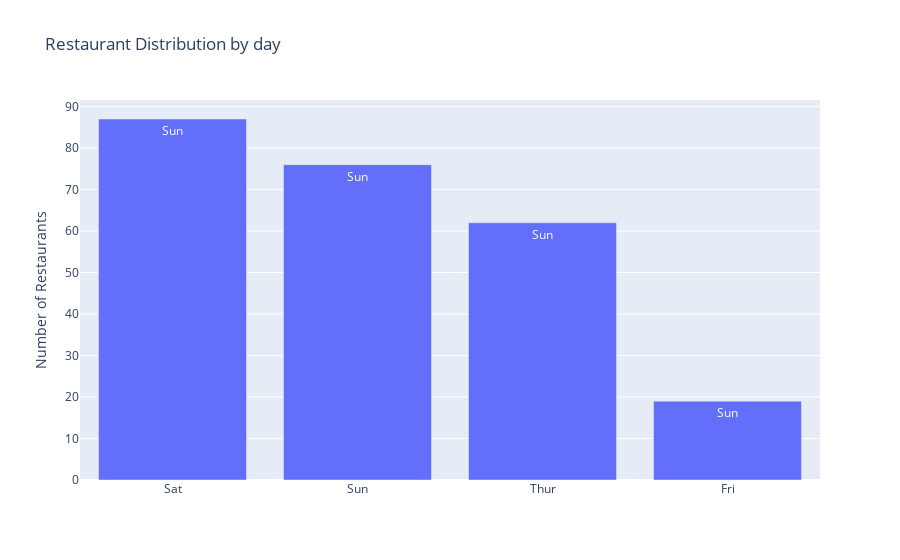

Notebook code cell kept with this figure:
### Code cell
trace1 = go.Bar(
                #x = rest_df[['day','time']].value_counts().keys(),
                x = rest_df['day'].value_counts().keys(),
                #y = rest_df[['day','time']].value_counts(),
                y = rest_df['day'].value_counts(),
                name = "day",
#                 marker = dict(
#                          colorscale='Jet',
#                          showscale=True),
                text = rest_df['day'])
data1 = [trace1]
layout = go.Layout(title = 'Restaurant Distribution by day', 
                   barmode = "group", 
                   yaxis = dict(title= 'Number of Restaurants'))
fig = go.Figure(data = data1, layout = layout)
py.offline.iplot(fig, filename = 'basic-line')

### Figure 1 — Plotly figure (JSON) as saved in the notebook; plotly's stock layout.template omitted (floating-point values rounded to 4 significant figures; data arrays with more than 128 entries replaced by an {"elided": "..."} marker saying what was removed)
{"data": [{"name": "day", "text": {"elided": "244 str values"}, "type": "bar", "x": ["Sat", "Sun", "Thur", "Fri"], "y": [87, 76, 62, 19]}], "layout": {"barmode": "group", "title": {"text": "Restaurant Distribution by day"}, "yaxis": {"title": {"text": "Number of Restaurants"}}}}
